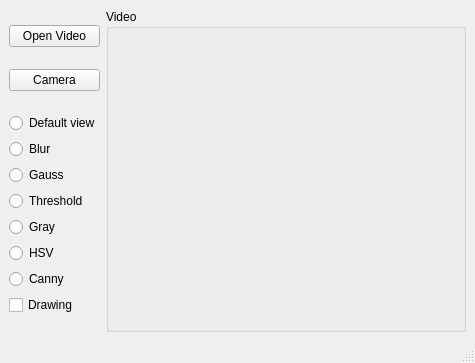
<?xml version="1.0" encoding="UTF-8"?>
<ui version="4.0">
 <class>MainWindow</class>
 <widget class="QMainWindow" name="MainWindow">
  <property name="geometry">
   <rect>
    <x>0</x>
    <y>0</y>
    <width>475</width>
    <height>363</height>
   </rect>
  </property>
  <property name="sizePolicy">
   <sizepolicy hsizetype="Expanding" vsizetype="Expanding">
    <horstretch>100</horstretch>
    <verstretch>100</verstretch>
   </sizepolicy>
  </property>
  <property name="windowTitle">
   <string>MainWindow</string>
  </property>
  <widget class="QWidget" name="centralwidget">
   <layout class="QFormLayout" name="formLayout">
    <item row="0" column="0" colspan="2">
     <layout class="QHBoxLayout" name="horizontalLayout">
      <property name="sizeConstraint">
       <enum>QLayout::SetMinimumSize</enum>
      </property>
      <item>
       <layout class="QVBoxLayout" name="verticalLayout_2">
        <item>
         <widget class="QPushButton" name="onOpenVideo">
          <property name="text">
           <string>Open Video</string>
          </property>
         </widget>
        </item>
        <item>
         <widget class="QPushButton" name="pushButtonCamera">
          <property name="text">
           <string>Camera</string>
          </property>
         </widget>
        </item>
        <item>
         <layout class="QVBoxLayout" name="verticalLayout">
          <property name="sizeConstraint">
           <enum>QLayout::SetMinimumSize</enum>
          </property>
          <item>
           <widget class="QRadioButton" name="radioButtonDefaultView">
            <property name="sizePolicy">
             <sizepolicy hsizetype="Minimum" vsizetype="Fixed">
              <horstretch>0</horstretch>
              <verstretch>15</verstretch>
             </sizepolicy>
            </property>
            <property name="minimumSize">
             <size>
              <width>0</width>
              <height>15</height>
             </size>
            </property>
            <property name="text">
             <string>Default view</string>
            </property>
           </widget>
          </item>
          <item>
           <widget class="QRadioButton" name="radioButtonBlur">
            <property name="text">
             <string>Blur</string>
            </property>
           </widget>
          </item>
          <item>
           <widget class="QRadioButton" name="radioButtonGauss">
            <property name="text">
             <string>Gauss</string>
            </property>
           </widget>
          </item>
          <item>
           <widget class="QRadioButton" name="radioButtonTreshold">
            <property name="text">
             <string>Threshold</string>
            </property>
           </widget>
          </item>
          <item>
           <widget class="QRadioButton" name="radioButtonGray">
            <property name="text">
             <string>Gray</string>
            </property>
           </widget>
          </item>
          <item>
           <widget class="QRadioButton" name="radioButtonHSV">
            <property name="text">
             <string>HSV</string>
            </property>
           </widget>
          </item>
          <item>
           <widget class="QRadioButton" name="radioButtonCanny">
            <property name="text">
             <string>Canny</string>
            </property>
           </widget>
          </item>
          <item>
           <widget class="QCheckBox" name="drawing">
            <property name="text">
             <string>Drawing</string>
            </property>
           </widget>
          </item>
         </layout>
        </item>
       </layout>
      </item>
      <item>
       <widget class="QGroupBox" name="groupBox">
        <property name="sizePolicy">
         <sizepolicy hsizetype="Preferred" vsizetype="Preferred">
          <horstretch>0</horstretch>
          <verstretch>0</verstretch>
         </sizepolicy>
        </property>
        <property name="minimumSize">
         <size>
          <width>50</width>
          <height>50</height>
         </size>
        </property>
        <property name="title">
         <string>Video</string>
        </property>
        <layout class="QGridLayout" name="gridLayout">
         <item row="0" column="0">
          <widget class="QLabel" name="label">
           <property name="sizePolicy">
            <sizepolicy hsizetype="Expanding" vsizetype="Expanding">
             <horstretch>0</horstretch>
             <verstretch>0</verstretch>
            </sizepolicy>
           </property>
           <property name="text">
            <string/>
           </property>
           <property name="scaledContents">
            <bool>true</bool>
           </property>
          </widget>
         </item>
        </layout>
       </widget>
      </item>
     </layout>
    </item>
   </layout>
  </widget>
  <widget class="QMenuBar" name="menubar">
   <property name="geometry">
    <rect>
     <x>0</x>
     <y>0</y>
     <width>475</width>
     <height>21</height>
    </rect>
   </property>
  </widget>
  <widget class="QStatusBar" name="statusbar"/>
 </widget>
 <resources/>
 <connections/>
</ui>
